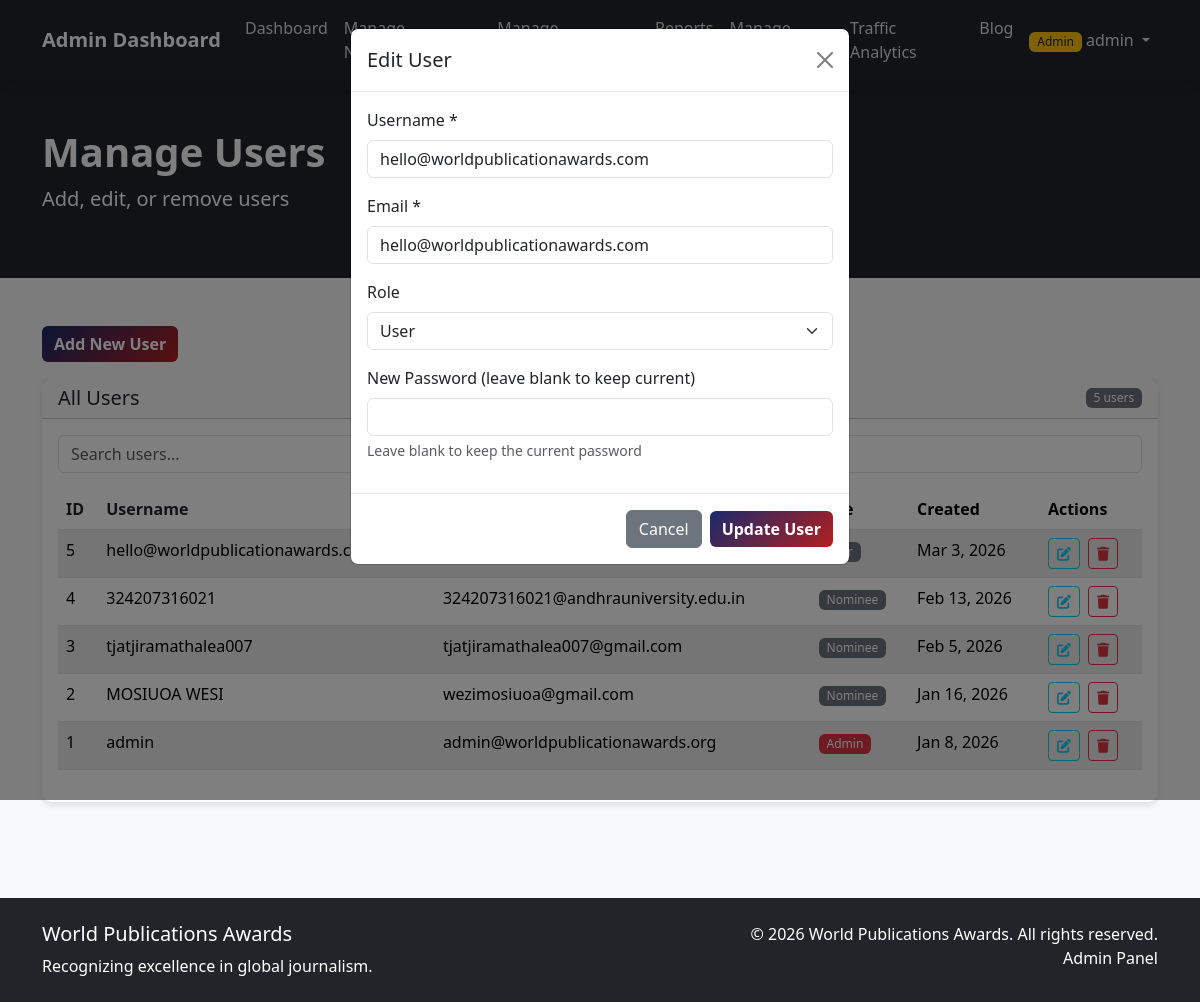
The page /admin/users.php?edit=5 (signed in) on the database its author committed.
### tables this page shows
CREATE TABLE `users` (
  `id` int(11) NOT NULL,
  `username` varchar(50) NOT NULL,
  `email` varchar(100) NOT NULL,
  `password` varchar(255) NOT NULL,
  `role` enum('admin','user','stakeholder','nominee') DEFAULT 'user',
  `created_at` timestamp NOT NULL DEFAULT current_timestamp(),
  `updated_at` timestamp NOT NULL DEFAULT current_timestamp() ON UPDATE current_timestamp(),
  `failed_attempts` int(11) DEFAULT 0,
  `lock_until` datetime DEFAULT NULL
);

### admin/users.php (the view, shortened to what this page needs)
<?php
include 'header.php';
include '../includes/dbcon.inc.php';
    ?>
    <?php
$usersStmt = $pdo->query("SELECT id, username, email, role, created_at, updated_at FROM users ORDER BY created_at DESC");
$users = $usersStmt->fetchAll(PDO::FETCH_ASSOC);
$edit_user = null;
if (isset($_GET['edit'])) {
    $edit_id = (int)$_GET['edit'];
    $stmt = $pdo->prepare("SELECT id, username, email, role FROM users WHERE id = ?");
    $stmt->execute([$edit_id]);
    $edit_user = $stmt->fetch(PDO::FETCH_ASSOC);
}
?>
<!DOCTYPE html>
<html lang="en">
<head>
    <link href="https://cdn.jsdelivr.net/npm/bootstrap@5.3.2/dist/css/bootstrap.min.css" rel="stylesheet">
    <link href="https://cdnjs.cloudflare.com/ajax/libs/font-awesome/6.0.0/css/all.min.css" rel="stylesheet">
    <link href="../assets/css/custom.css" rel="stylesheet">
</head>
<body>
<section class="bg-dark text-white py-5">
    <div class="container">
        <div class="row align-items-center">
            <div class="col-md-8">
                <h1 class="fw-bold">Manage Users</h1>
                <p class="lead">Add, edit, or remove users</p>
            </div>
        </div>
    </div>
</section>
<section class="py-5">
    <div class="container">
        <div class="modal fade" id="userModal" tabindex="-1" aria-labelledby="userModalLabel" aria-hidden="true">
            <div class="modal-dialog">
                <div class="modal-content">
                    <div class="modal-header">
                        <h5 class="modal-title" id="userModalLabel"><?php echo $edit_user ? 'Edit User' : 'Add New User'; ?></h5>
                        <button type="button" class="btn-close" data-bs-dismiss="modal" aria-label="Close"></button>
                    </div>
                    <div class="modal-body">
                        <form id="userForm" method="POST" action="users.php<?php echo $edit_user ? '?edit=' . $edit_user['id'] : ''; ?>">
                            <div class="mb-3">
                                <label for="username" class="form-label">Username *</label>
                                <input type="text" class="form-control" id="username" name="username"
                                       value="<?php echo htmlspecialchars($edit_user['username'] ?? ''); ?>" required>
                            </div>
                            <div class="mb-3">
                                <label for="email" class="form-label">Email *</label>
                                <input type="email" class="form-control" id="email" name="email"
                                       value="<?php echo htmlspecialchars($edit_user['email'] ?? ''); ?>" required>
                            </div>
                            <div class="mb-3">
                                <label for="role" class="form-label">Role</label>
                                <select class="form-select" id="role" name="role">
                                    <option value="user" <?php echo (isset($edit_user['role']) && $edit_user['role'] === 'user') ? 'selected' : ''; ?>>
                                        User
                                    </option>
                                </select>
                            </div>
                            <div class="mb-3">
                                <label for="password" class="form-label"><?php echo $edit_user ? 'New Password (leave blank to keep current)' : 'Password *'; ?></label>
                                <input type="password" class="form-control" id="password" name="password"
                                       <?php echo $edit_user ? '' : 'required'; ?>>
                                <?php if ($edit_user): ?>
                                    <div class="form-text">Leave blank to keep the current password</div>
                                <?php endif; ?>
                            </div>
                        </form>
                    </div>
                    <div class="modal-footer">
                        <button type="button" class="btn btn-secondary" data-bs-dismiss="modal">Cancel</button>
                        <button type="submit" form="userForm" class="btn btn-primary">
                            <?php echo $edit_user ? 'Update User' : 'Add User'; ?>
                        </button>
                    </div>
                </div>
            </div>
        </div>
        <div class="mb-3 d-flex justify-content-between">
            <button type="button" class="btn btn-primary" data-bs-toggle="modal" data-bs-target="#userModal">
                Add New User
            </button>
        </div>
        <div class="card">
            <div class="card-header d-flex justify-content-between align-items-center">
                <h5 class="mb-0">All Users</h5>
                <span class="badge bg-secondary"><?php echo count($users); ?> users</span>
            </div>
            <div class="card-body">
                <div class="row mb-3">
                    <div class="col-md-12">
                    </div>
                </div>
                <div class="table-responsive">
                    <table class="table table-striped" id="usersTable">
                        <thead>
                            <tr>
                                <th><a href="#" class="text-decoration-none text-dark">ID</a></th>
                                <th><a href="#" class="text-decoration-none text-dark">Username</a></th>
                                <th>Email</th>
                                <th>Role</th>
                                <th>Created</th>
                                <th>Actions</th>
                            </tr>
                        </thead>
                        <tbody>
                            <?php foreach ($users as $user): ?>
                            <tr>
                                <td><?php echo htmlspecialchars($user['id']); ?></td>
                                <td><?php echo htmlspecialchars($user['username']); ?></td>
                                <td><?php echo htmlspecialchars($user['email']); ?></td>
                                <td>
                                    <span class="badge
                                        <?php
                                        if ($user['role'] === 'admin') echo 'bg-danger';
                                        elseif ($user['role'] === 'stakeholder') echo 'bg-warning text-dark';
                                        else echo 'bg-secondary';
                                        ?>">
                                        <?php echo ucfirst(htmlspecialchars($user['role'])); ?>
                                    </span>
                                </td>
                                <td><?php echo date('M j, Y', strtotime($user['created_at'])); ?></td>
                                <td>
                                    <a href="users.php?edit=<?php echo $user['id']; ?>" class="btn btn-sm btn-outline-info me-1" title="Edit">
                                        <i class="fas fa-edit"></i>
                                    </a>
                                    <button class="btn btn-sm btn-outline-danger"
                                            onclick="confirmDelete(<?php echo $user['id']; ?>, '<?php echo addslashes(htmlspecialchars($user['username'])); ?>')" title="Delete">
                                        <i class="fas fa-trash"></i>
                                    </button>
                                </td>
                            </tr>
                            <?php endforeach; ?>
                        </tbody>
                    </table>
                </div>
            </div>
        </div>
    </div>
</section>
<footer class="bg-dark text-white py-4 mt-5">
    <div class="container">
        <div class="row">
            <div class="col-md-6">
                <h5>World Publications Awards</h5>
                <p class="mb-0">Recognizing excellence in global journalism.</p>
            </div>
            <div class="col-md-6 text-md-end">
                <p class="mb-0">&copy; <?php echo date('Y'); ?> World Publications Awards. All rights reserved.</p>
                <p class="mb-0">Admin Panel</p>
            </div>
        </div>
    </div>
</footer>
</body>
</html>

### assets/css/custom.css (style rules this page uses)
body { font-family: 'Segoe UI', Tahoma, Geneva, Verdana, sans-serif; background-color: #f8f9fa; }
.card { border: none; border-radius: 10px; box-shadow: 0 4px 6px rgba(0, 0, 0, 0.1); transition: transform 0.3s ease, box-shadow 0.3s ease; }
.btn-primary { background: linear-gradient(135deg, #1a2a6c, #b21f1f); border: none; font-weight: 600; }
.table th { border-top: none; font-weight: 600; }
.table-striped > tbody > tr:nth-of-type(odd) > * { background-color: rgba(0, 0, 0, 0.03); }
.badge { font-weight: 500; }
.modal-header { border-bottom: 1px solid #e9ecef; }
.modal-footer { border-top: 1px solid #e9ecef; }

### rows shown on the page
users: username "hello@worldpublicationawards.com", email "hello@worldpublicationawards.com", role "User", id "5", created_at "Mar 3, 2026"
users: id "4", username "324207316021", email "324207316021@andhrauniversity.edu.in", role "Nominee", created_at "Feb 13, 2026"
users: id "3", username "tjatjiramathalea007", email "tjatjiramathalea007@gmail.com", role "Nominee", created_at "Feb 5, 2026"
users: id "2", username "MOSIUOA WESI", email "wezimosiuoa@gmail.com", role "Nominee", created_at "Jan 16, 2026"
users: id "1", username "admin", email "admin@worldpublicationawards.org", role "Admin", created_at "Jan 8, 2026"

### other values the page prints
$user_role "Admin"
$_SESSION['username'] "admin"
count($users) "5"
